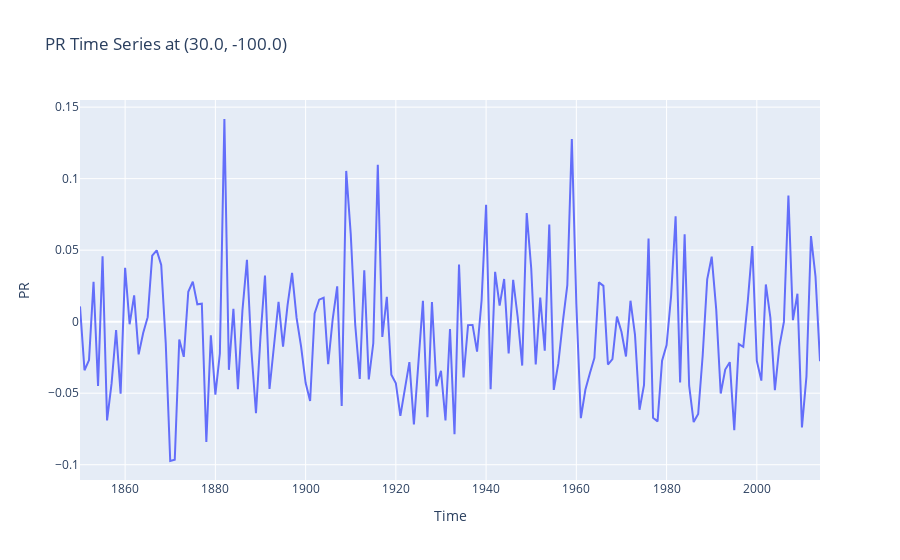

Source (notebook cell):
### Markdown cell above
2️⃣ **Interactive Time Series for a Specific Location**  
Allow users to select a location (lat, lon) and see how a climate variable changes over time.

### Code cell
# @title Run this cell to activate widget
plot_climate_timeseries(Y_train, climate_var='pr', latitude=30.0, longitude=-100.0)

### Figure 1 — Plotly figure (JSON) as saved in the notebook; plotly's stock layout.template omitted (floating-point values rounded to 4 significant figures; data arrays with more than 128 entries replaced by an {"elided": "..."} marker saying what was removed)
{"data": [{"hovertemplate": "Time=%{x}<br>PR=%{y}<extra></extra>", "legendgroup": "", "line": {"color": "#636efa", "dash": "solid"}, "marker": {"symbol": "circle"}, "mode": "lines", "name": "", "orientation": "v", "showlegend": false, "type": "scatter", "x": {"elided": "165 int values"}, "xaxis": "x", "y": {"elided": "165 float values"}, "yaxis": "y"}], "layout": {"legend": {"tracegroupgap": 0}, "title": {"text": "PR Time Series at (30.0, -100.0)"}, "xaxis": {"anchor": "y", "domain": [0, 1], "title": {"text": "Time"}}, "yaxis": {"anchor": "x", "domain": [0, 1], "title": {"text": "PR"}}}}
